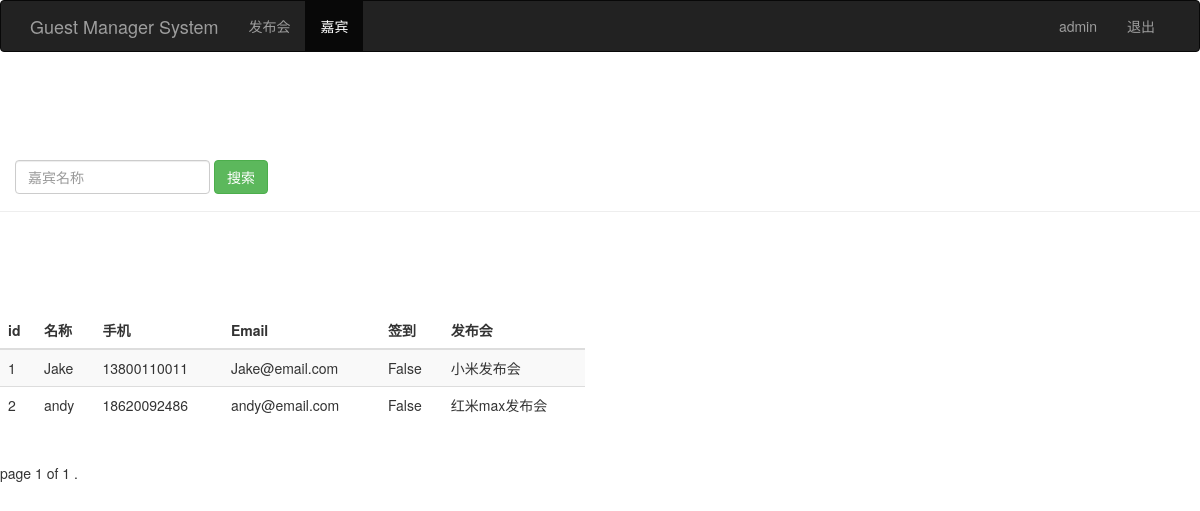
The page /guest_manage/ (signed in) on the database its author committed.
### sign/models.py (models this page shows, shortened)
class Guest(models.Model):
    event = models.ForeignKey(Event,on_delete=models.CASCADE,)                           #关联发布会id
    realname = models.CharField(max_length=64)                 #姓名
    phone = models.CharField(max_length=16)                    #手机号
    email = models.EmailField()                                #邮箱
    sign = models.BooleanField()                               #签到状态
    create_time = models.DateTimeField(auto_now=True)          #创建时间（自动获取当前时间）
    class Meta:
        unique_together = ('event',"phone")

class Event(models.Model):
    name = models.CharField(max_length=100)   #发布会标题
    limit = models.IntegerField()             #参会人数
    status = models.BooleanField()            #状态
    address = models.CharField(max_length=200)#地址
    start_time = models.DateTimeField('events time') #发布时间
    create_time = models.DateTimeField(auto_now=True) #创建时间（自动获取当前时间）
    def __str__(self):
        return self.name

### sign/views.py (the view)
# urls.py: url(r'^guest_manage/$', views.guest_manage),
@login_required
def guest_manage(request):
    username = request.session.get('user', '')  # 读取浏览器中session
    guest_list = Guest.objects.all()
    paginator = Paginator(guest_list, 5)        #每页5条数据
    page = request.GET.get('page')
    try:
        contacts = paginator.page(page)
    except PageNotAnInteger:
        contacts = paginator.page(1)
    except EmptyPage:
        contacts = paginator.page(paginator.num_pages)
    return render( request, "guest_manage.html", {"user": username, "guests": contacts})

### sign/templates/guest_manage.html (shortened to what this page needs)
<!DOCTYPE html>
<html lang="en">
<head>
    {% load bootstrap3 %}
    {% bootstrap_css %}
</head>
<body role="document">
<nav class="navbar navbar-inverse navbar-fixes-top">
    <div class="container">
        <div class="navbar-header">
            <a class="navbar-brand" href="/event_manage/">Guest Manager System</a>
        </div>
        <div id="navbar" class="collapse navbar-collapse">
            <ul class="nav navbar-nav">
                 <li><a href="/event_manage/">发布会</a></li>
                <li class="active"><a href="#">嘉宾</a></li>
            </ul>
            <ul class="nav navbar-nav navbar-right">
                <li><a href="#">{{user}}</a></li>
                <li><a href="/logout">退出</a></li>
            </ul>
        </div>
    </div>
</nav>
<div class="page-header" style="padding-top: 60px;">
    <form class="navbar-form" method="get" action="/search_realname">
    <div class="form-group">
        <input name="realname" type="text" placeholder="嘉宾名称" class="form-control">
    </div>
        <button type="submit" class="btn btn-success">搜索</button>
    </form>
</div>
<div class="row" style="padding-top: 80px">
    <div class="col-md-6">
        <table class="table table-striped">
            <thead>
            <tr>
               <th>id</th><th>名称</th><th>手机</th><th>Email</th><th>签到</th><th>发布会</th>
            </tr>
            </thead>
            <tbody>
            {% for guest in guests %}
            <tr>
                <td>{{ guest.id}}</td>
                <td>{{ guest.realname }}</td>
                <td>{{ guest.phone }}</td>
                <td>{{ guest.email }}</td>
                <td>{{ guest.sign }}</td>
                <td>{{ guest.event }}</td>
            </tr>
            {% endfor %}
            </tbody>
        </table>
    </div>
</div>
<div class="pagination">
    <span class="step-links">
        <span class="current">
            page {{ guests.number }}  of  {{ guests.paginator.num_pages }} .
        </span>
    </span>
</div>
</body>
</html>

### rows shown on the page
Guest: id "1", realname "Jake", phone "13800110011", email "Jake@email.com", sign "False", event "小米发布会"
Guest: id "2", realname "andy", phone "18620092486", email "andy@email.com", sign "False", event "红米max发布会"

### other values the page prints
{{ user }} "admin"
{{ guests.number }} "1"
{{ guests.paginator.num_pages }} "1"
